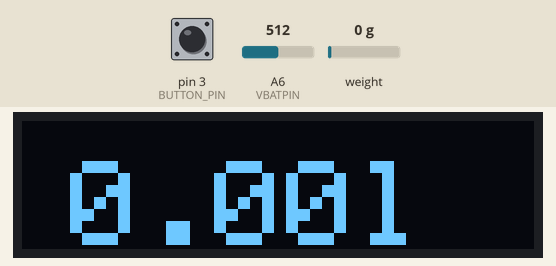
Recording of a sketch running on a simulated Arduino Nano, built with avr-gcc and run on an emulated ATmega328P. Parts: 128×32 one-colour display. The inputs (shaded band) are chosen by the test bench; at power-on: A6 (VBATPIN) = 512, weight on the scale 0 g, pin 3 (BUTTON_PIN) LOW.

Above: at 2.2 s.
2.3 s: A6 (VBATPIN) set to 530
At 3.7 s:
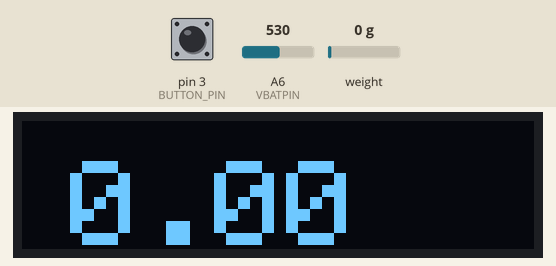
4.2 s: weight on the scale set to 100 g
At 4.9 s:
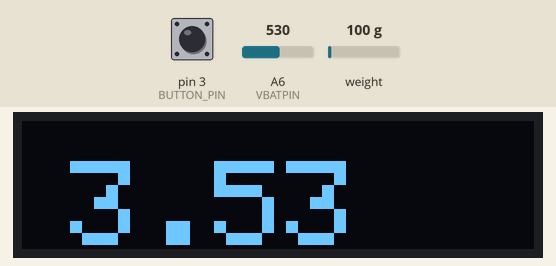
5.9 s: weight on the scale set to 1250 g
At 7.3 s:
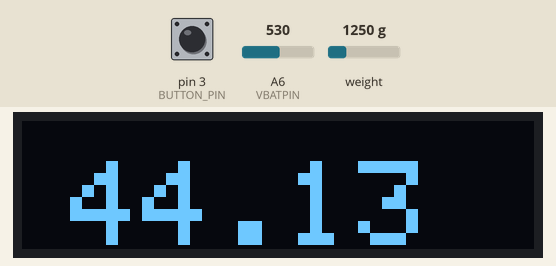
7.6 s: A6 (VBATPIN) set to 511
At 8.6 s:
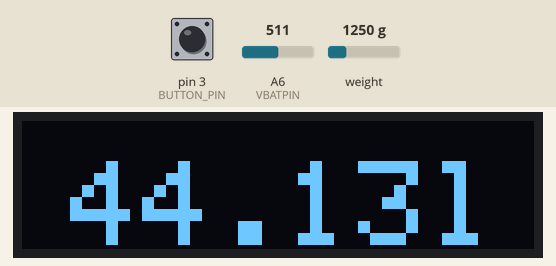
9.3 s: A6 (VBATPIN) set to 716
At 9.9 s:
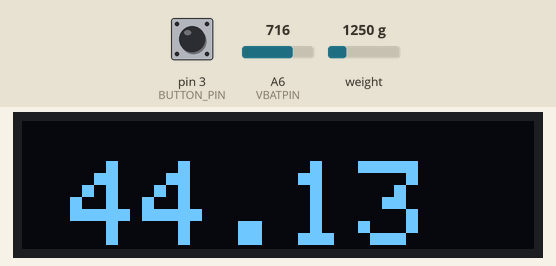
11.0 s: A6 (VBATPIN) set to 306
At 12.3 s:
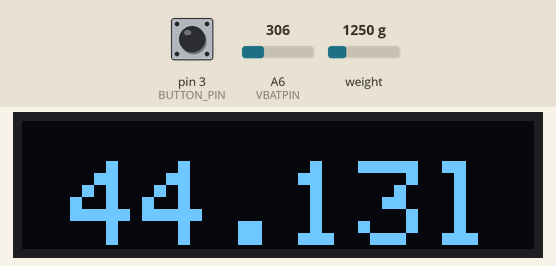
Timing chart, 0 to 13.7 s (numbered marks = the images above; inputs shaded):
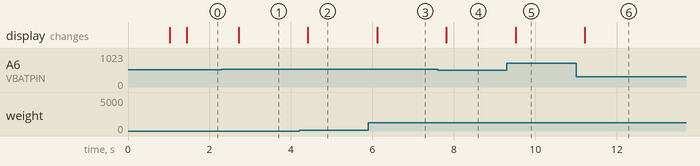

The sketch:

cocktail_scale.ino
```cpp
#include <SPI.h>
#include <Wire.h>
#include <Adafruit_GFX.h>
#include <Adafruit_SSD1306.h>
#include <HX711.h>

// Coded up for:
// Feather 328p
// Adafruit FeatherWing OLED
// HX711 scale

#define SCREEN_WIDTH 128
#define SCREEN_HEIGHT 32
#define OLED_RESET     -1
#define SCREEN_ADDRESS 0x3C
#define BUTTON_PIN 3
#define SCALE_DATA_PIN 4
#define SCALE_CLOCK_PIN 5
#define VBATPIN A6
#define SCALE_CALIBRATION_SCALE 487.9
#define SCALE_CALIBRATION_OFFSET 105912
#define OZ_IN_GRAM 0.0353

HX711 scale;
Adafruit_SSD1306 display(SCREEN_WIDTH, SCREEN_HEIGHT, &Wire, OLED_RESET);

int buttonVal = LOW;
int lastButtonVal = LOW;

void initScale() {
  scale.begin(SCALE_DATA_PIN, SCALE_CLOCK_PIN);
  scale.set_scale(SCALE_CALIBRATION_SCALE);
  scale.set_offset(SCALE_CALIBRATION_OFFSET);
  scale.tare(10);
}

void setup() {
  pinMode(BUTTON_PIN, INPUT);
  Serial.begin(9600);

  initScale();

  if(!display.begin(SSD1306_SWITCHCAPVCC, SCREEN_ADDRESS)) {
    Serial.println(F("SSD1306 allocation failed"));
    for(;;); // Don't proceed, loop forever
  }

}

void loop() {
  checkTare();
  float oz = scaleReadinginOz();
  float battery = getBatteryPercent();
  drawReadings(oz, battery);
  delay(10);
  yield();
}

void checkTare() {
  buttonVal = digitalRead(BUTTON_PIN);
  if (buttonVal == HIGH && lastButtonVal == LOW) {
    scale.tare(10);
  }
  lastButtonVal = buttonVal;
}

float getBatteryPercent() {
  https://learn.adafruit.com/adafruit-feather-328p-atmega328-atmega328p/power-management
  float measuredvbat = analogRead(VBATPIN);
  measuredvbat *= 2;    // we divided by 2, so multiply back
  measuredvbat *= 3.3;  // Multiply by 3.3V, our reference voltage
  measuredvbat /= 1024; // convert to voltage

  return measuredvbat - 3.2; // Max bat 4.2, min bat 3.2 (denominator simplifies to 1)
}

float scaleReadinginOz() {
  float grams = round(scale.get_units(2));
  return grams * OZ_IN_GRAM;
}


void drawReadings(float oz, float battery) {
  int textSize = oz < 100 ? 3 : 2;
  if(oz < .01 && oz > .01) {
    oz = 0;
  }
  display.clearDisplay();
  display.setTextSize(textSize);
  display.setTextColor(SSD1306_WHITE);
  display.setCursor(12, 10);
  display.print(oz, 2);
  if (battery < .1) {
    display.print("l");
  }
  display.display();
}
```

Measured:
- the behaviour switches between 512 and 513 on A6 (VBATPIN) (found by bisection; images 0 and 1)
- after the input at 2.3 s, the display: changes after 0.42 s (image 1)
- after the input at 4.2 s, the display: changes after 0.22 s (image 2)
- after the input at 5.9 s, the display: changes after 0.22 s (image 3)
- after the input at 7.6 s, the display: changes after 0.21 s (image 4)
- after the input at 9.3 s, the display: changes after 0.21 s (image 5)
- after the input at 11.0 s, the display: changes after 0.21 s (image 6)
